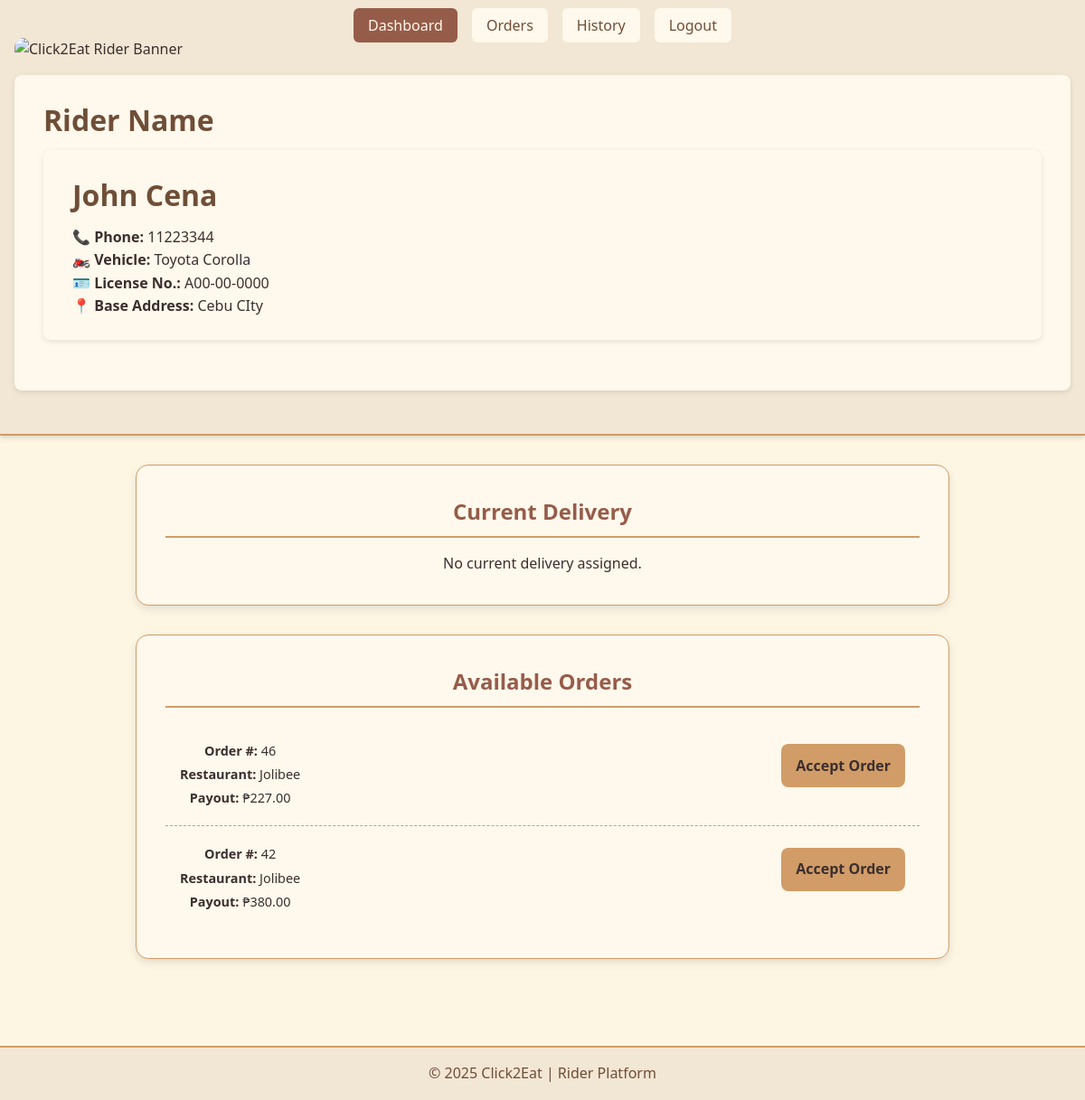
Page /riderview.php (signed in) on the committed database.
### tables this page shows
CREATE TABLE `rider` (
  `rider-id` int(11) NOT NULL,
  `LicenseNo.` varchar(13) NOT NULL,
  `fullname` varchar(50) NOT NULL,
  `Email` varchar(50) NOT NULL,
  `phone-no` varchar(15) NOT NULL,
  `vehicle-type` varchar(50) NOT NULL,
  `address` varchar(100) NOT NULL,
  `platenum` varchar(20) NOT NULL,
  `password` varchar(50) NOT NULL,
  `profile_image` varchar(255) DEFAULT NULL,
  `status` tinyint(1) NOT NULL DEFAULT 0
);

CREATE TABLE `orderprocess` (
  `OrderID` int(11) NOT NULL,
  `BranchID` int(11) NOT NULL,
  `RiderID` int(11) DEFAULT NULL,
  `CustomerID` int(11) NOT NULL,
  `OrderStatus` int(11) NOT NULL DEFAULT 1,
  `Total Amount` decimal(10,0) NOT NULL,
  `OrderDate` datetime NOT NULL
);

CREATE TABLE `restaurant` (
  `branchID` int(11) NOT NULL,
  `branchaddress` varchar(100) NOT NULL,
  `email` varchar(50) NOT NULL,
  `restaurantname` varchar(50) NOT NULL,
  `contactnum` varchar(15) NOT NULL,
  `manager` varchar(50) NOT NULL,
  `password` varchar(50) NOT NULL,
  `status` tinyint(1) NOT NULL DEFAULT 0
);

### riderview.php (the view, shortened to what this page needs)
<?php
$conn = mysqli_connect("localhost", "root", "", "click2eat");
$rider_id = $_SESSION['rider_id'];
$sqlRider = "
    SELECT
        `rider-id`   AS rider_id,
        `fullname`   AS ridername,
        `phone-no`   AS phone,
        `vehicle-type` AS vehicle,
        `LicenseNo.` AS license,
        `address`    AS address,
        `status`     AS status
    FROM rider
    WHERE `rider-id` = ?
    LIMIT 1
";
$stmtRider = mysqli_prepare($conn, $sqlRider);
mysqli_stmt_bind_param($stmtRider, "i", $rider_id);
mysqli_stmt_execute($stmtRider);
$riderResult = mysqli_stmt_get_result($stmtRider);
$rider = mysqli_fetch_assoc($riderResult) ?: [];
$sqlCurrent = "
    SELECT
        o.OrderID,
        o.OrderStatus,
        o.OrderDate,
        o.`Total Amount` AS total_amount,
        r.restaurantname,
        c.fullname,
        c.home_address
    FROM orderprocess o
    JOIN restaurant r ON o.BranchID = r.branchID
    JOIN customer c ON o.CustomerID = c.CustomerID
    WHERE o.RiderID = ? AND o.OrderStatus IN (1,2)
    ORDER BY o.OrderDate DESC
    LIMIT 1
";
$stmtCurrent = mysqli_prepare($conn, $sqlCurrent);
mysqli_stmt_bind_param($stmtCurrent, "i", $rider_id);
mysqli_stmt_execute($stmtCurrent);
$currentResult = mysqli_stmt_get_result($stmtCurrent);
$currentOrder = mysqli_fetch_assoc($currentResult);
$sqlAvailable = "
    SELECT
    o.OrderID,
    o.OrderStatus,
    o.OrderDate,
    r.restaurantname,
    o.`Total Amount` AS total_amount
FROM orderprocess o
JOIN restaurant r ON o.BranchID = r.branchID
WHERE o.RiderID IS NULL AND o.OrderStatus = 1
ORDER BY o.OrderDate DESC
";
$stmtAvail = mysqli_prepare($conn, $sqlAvailable);
mysqli_stmt_execute($stmtAvail);
$availableResult = mysqli_stmt_get_result($stmtAvail);
?>
<!DOCTYPE html>
<html lang="en">
<head>
  <link rel="stylesheet" href="styles.css">
</head>
<body>
  <header>
    <nav>
      <ul>
        <li><a href="riderview.html" class="active">Dashboard</a></li>
        <li><a href="rider_current_orders.html">Orders</a></li>
        <li><a href="rider_history.html">History</a></li>
        <li><a href="logout.php">Logout</a></li>
      </ul>
    </nav>
    <div class="banner">
      <img src="images/rider_banner.jpg" alt="Click2Eat Rider Banner">
    </div>
    <div class="rider-header-content">
      <h1>Rider Name</h1>
      <div class="rider-header-content">
  <h1><?php echo htmlspecialchars($rider['ridername'] ?? 'Rider'); ?></h1>
<p>📞 <strong>Phone:</strong> <?php echo htmlspecialchars($rider['phone'] ?? '—'); ?></p>
<p>🏍️ <strong>Vehicle:</strong> <?php echo htmlspecialchars($rider['vehicle'] ?? '—'); ?></p>
<p>🪪 <strong>License No.:</strong> <?php echo htmlspecialchars($rider['license'] ?? '—'); ?></p>
<p>📍 <strong>Base Address:</strong> <?php echo htmlspecialchars($rider['address'] ?? '—'); ?></p>
    </div>
  </header>
  <main>
<section class="section-box">
  <h2>Current Delivery</h2>
  <?php if ($currentOrder): ?>
    <div class="order-card">
      <div class="order-details">
        <p><strong>Order #:</strong> <?php echo htmlspecialchars($currentOrder['OrderID']); ?></p>
        <p><strong>Pickup:</strong> <?php echo htmlspecialchars($currentOrder['restaurantname']); ?></p>
        <p><strong>Drop-off:</strong> <?php echo htmlspecialchars($currentOrder['home_address']); ?></p>
        <p><strong>Customer:</strong> <?php echo htmlspecialchars($currentOrder['fullname']); ?></p>
        <p><strong>Payout:</strong> ₱<?php echo number_format($currentOrder['total_amount'], 2); ?></p>
        <p><strong>Status:</strong>
          <span class="order-status">
            <?php echo $currentOrder['OrderStatus'] == 1 ? 'Waiting for Pickup' : 'In Transit'; ?>
          </span>
        </p>
      </div>
      <div>
        <a href="view_order.php?id=<?php echo (int)$currentOrder['OrderID']; ?>" class="action-btn">View Order</a>
        <a href="mark_picked.php?id=<?php echo (int)$currentOrder['OrderID']; ?>" class="action-btn">Mark as Picked Up</a>
      </div>
    </div>
  <?php else: ?>
    <p>No current delivery assigned.</p>
  <?php endif; ?>
</section>
<section class="section-box">
  <h2>Available Orders</h2>
  <?php while ($order = mysqli_fetch_assoc($availableResult)): ?>
    <div class="order-card">
      <div class="order-details">
        <p><strong>Order #:</strong> <?php echo htmlspecialchars($order['OrderID']); ?></p>
        <p><strong>Restaurant:</strong> <?php echo htmlspecialchars($order['restaurantname']); ?></p>
        <p><strong>Payout:</strong> ₱<?php echo number_format($order['total_amount'], 2); ?></p>
      </div>
      <div>
        <a href="accept_order.php?id=<?php echo (int)$order['OrderID']; ?>" class="action-btn">Accept Order</a>
      </div>
    </div>
  <?php endwhile; ?>
</section>
  </main>
  <footer>
    <p>© 2025 Click2Eat | Rider Platform</p>
  </footer>
</body>
</html>

### styles.css (style rules this page uses)
:root { --bg: #fdf6e3; --surface: #fff8ec; --surface-alt: #f2e6d4; --text: #3b2f2f; --accent: #965c4a; --accent-soft: #d19c67; --accent-warm: #6f4e37; }
* { margin: 0; padding: 0; box-sizing: border-box; font-family: "Segoe UI", sans-serif; }
body { background-color: var(--bg); color: var(--text); line-height: 1.6; }
header { background-color: var(--surface-alt); padding: 1rem; box-shadow: 0 2px 6px rgba(0,0,0,0.15); border-bottom: 2px solid var(--accent-soft); }
.banner img { width: 100%; height: 200px; object-fit: cover; border-radius: 10px; margin-bottom: 1rem; }
nav ul { list-style: none; display: flex; gap: 1rem; justify-content: center; }
nav a { text-decoration: none; color: var(--accent-warm); padding: 0.5rem 1rem; border-radius: 6px; background-color: var(--surface); transition: all 0.3s; }
nav a:hover, nav a.active { background-color: var(--accent); color: #fff8ec; }
main { padding: 2rem; text-align: center; }
h1, h2 { color: var(--accent); margin-bottom: 1rem; }
footer { text-align: center; padding: 1rem; margin-top: 2rem; border-top: 2px solid var(--accent-soft); color: var(--accent-warm); background-color: var(--surface-alt); }
.rider-header-content { text-align: left; padding: 1.5rem 2rem; background-color: var(--surface); border-radius: 8px; margin-bottom: 2rem; box-shadow: 0 2px 6px rgba(0,0,0,0.1); }
.rider-header-content h1 { margin-bottom: 0.5rem; color: var(--accent-warm); }
.section-box { max-width: 900px; margin: 0 auto 2rem auto; padding: 2rem; background-color: var(--surface); border-radius: 14px; border: 1px solid var(--accent-soft); box-shadow: 0 4px 10px rgba(0,0,0,0.1); }
.section-box h2 { text-align: center; margin-bottom: 1rem; color: var(--accent); border-bottom: 2px solid var(--accent-soft); padding-bottom: 0.5rem; }
.order-card { padding: 1rem; border-bottom: 1px dashed var(--accent-soft); display: flex; justify-content: space-between; align-items: flex-start; gap: 1rem; }
.order-card:last-child { border-bottom: none; }
.order-details p { margin: 0.2rem 0; font-size: 0.9rem; color: var(--text); }
.action-btn { display: inline-block; padding: 0.7rem 1rem; text-decoration: none; border-radius: 8px; font-weight: bold; transition: 0.3s; text-align: center; margin-top: 0.5rem; background-color: var(--accent-soft); color: var(--text); }

### rows in the picture
rider: fullname "John Cena", phone "11223344", vehicle "Toyota Corolla", license "A00-00-0000", address "Cebu CIty"
orderprocess: OrderID "46", BranchID.restaurantname "Jolibee", Total Amount "227.00"
orderprocess: OrderID "42", BranchID.restaurantname "Jolibee", Total Amount "380.00"
